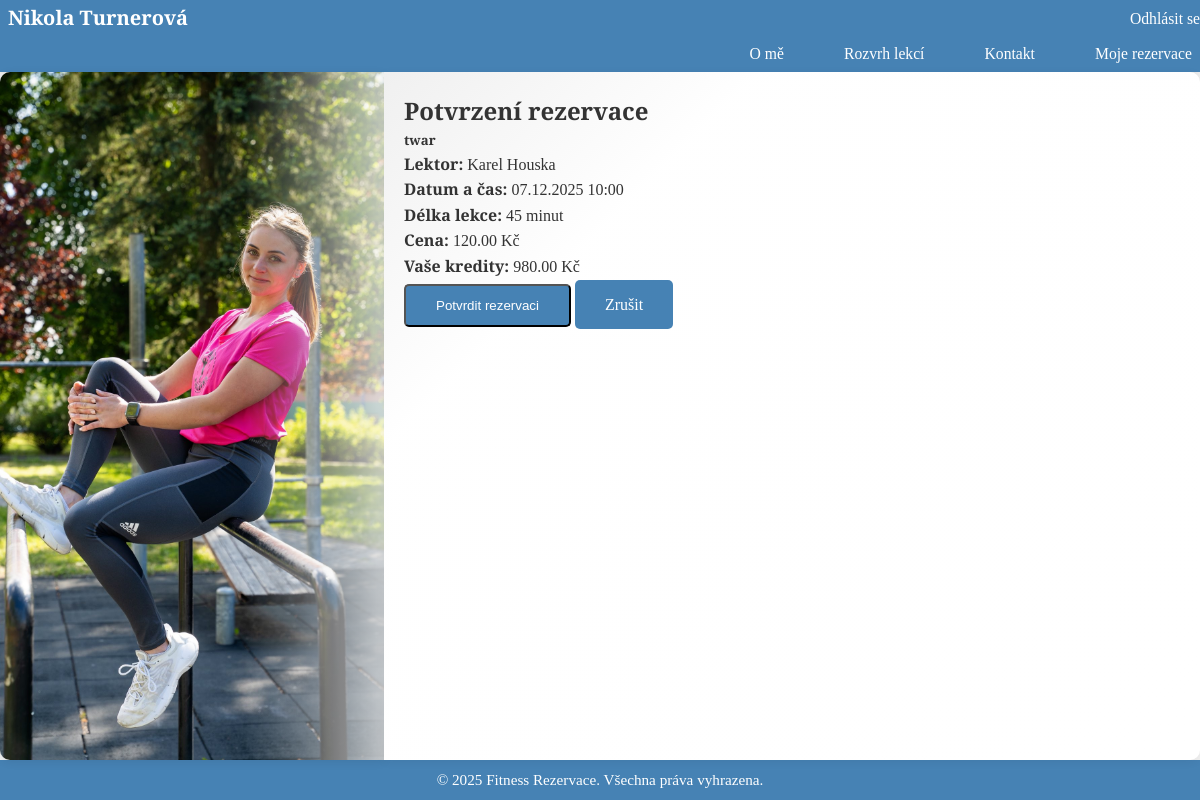
The app's page /bookings/create/300/ (signed in) with its own data.
### bookings/models.py (models this page shows, shortened)
class TimeSlot(models.Model):
    lesson = models.ForeignKey(Lesson, on_delete=models.CASCADE)
    start_time = models.DateTimeField(db_index=True)  # Index pro rychlejší vyhledávání
    is_available = models.BooleanField(default=True)
    class Meta:
        ordering = ['start_time']
        indexes = [
            models.Index(fields=['start_time', 'is_available']),
        ]

class Lesson(models.Model):
    instructor = models.ForeignKey(
        settings.AUTH_USER_MODEL,
        on_delete=models.CASCADE,
        related_name='instructor_lessons',
        limit_choices_to={'user_type': 'instructor'}
    )
    title = models.CharField(max_length=200)
    description = models.TextField(blank=True)
    price = models.DecimalField(max_digits=10, decimal_places=2)
    duration = models.IntegerField(help_text="Délka lekce v minutách")
    capacity = models.IntegerField(help_text="Maximální počet účastníků")
    date = models.DateField(help_text="Datum konání lekce", default=timezone.now)
    start_time = models.TimeField(help_text="Čas začátku lekce", default="09:00")
    location = models.CharField(max_length=200, help_text="Místo konání lekce", default="Fitness centrum")
    category = models.ForeignKey(
        Category,
        on_delete=models.SET_NULL,
        null=True,
        blank=True,
        related_name='lessons',
        verbose_name='Kategorie'
    )

### accounts/models.py (models this page shows, shortened)
class User(AbstractUser):
    USER_TYPE_CHOICES = (
        ('instructor', 'Lektor'),
        ('client', 'Klient'),
    )
    user_type = models.CharField(max_length=10, default='client', choices=USER_TYPE_CHOICES)
    email = models.EmailField(unique=True, blank=False)  # Email jako jedinečný identifikátor
    credits = models.DecimalField(
        max_digits=10,
        decimal_places=2,
        default=0,
        validators=[MinValueValidator(0)]
    )
    phone = models.CharField(max_length=20, blank=True)
    bio = models.TextField(blank=True)
    @property
    def is_instructor(self) -> bool:
        return self.user_type == 'instructor'

### bookings/views.py (the view, shortened to what this page needs)
# urls.py: path('create/<int:time_slot_id>/', views.BookingCreateView.as_view(), name='booking_create'),
class BookingCreateView(LoginRequiredMixin, CreateView):
    model = Booking
    fields = []
    template_name = 'bookings/booking_create.html'
    success_url = reverse_lazy('accounts:client_dashboard')
    def get_form(self, form_class=None):
        form = super().get_form(form_class)
        time_slot_id = self.kwargs.get('time_slot_id')
        if time_slot_id:
            form.instance.time_slot = get_object_or_404(TimeSlot, id=time_slot_id)
        form.instance.client = self.request.user
        return form
    def get_context_data(self, **kwargs):
        context = super().get_context_data(**kwargs)
        time_slot_id = self.kwargs.get('time_slot_id')
        context['time_slot'] = get_object_or_404(TimeSlot, id=time_slot_id)
        return context

### templates/bookings/booking_create.html (shortened to what this page needs)
{% extends 'base.html' %}
{% block content %}
<div class="container">
    <h2>Potvrzení rezervace</h2>
    <div class="card">
        <div class="card-body">
            <h5 class="card-title">{{ time_slot.lesson.title }}</h5>
            <p class="card-text">
                <strong>Lektor:</strong> {{ time_slot.lesson.instructor.get_full_name }}<br>
                <strong>Datum a čas:</strong> {{ time_slot.start_time|date:"d.m.Y H:i" }}<br>
                <strong>Délka lekce:</strong> {{ time_slot.lesson.duration }} minut<br>
                <strong>Cena:</strong> {{ time_slot.lesson.price }} Kč<br>
                <strong>Vaše kredity:</strong> {{ user.credits }} Kč
            </p>
            <form method="post">
                <button type="submit" class="btn btn-primary">Potvrdit rezervaci</button>
                <a href="{% url 'lessons' %}" class="btn btn-secondary">Zrušit</a>
            </form>
        </div>
    </div>
</div>
{% endblock %}

### static/css/style.css (style rules this page uses)
* { margin: 0; padding: 0; box-sizing: border-box; }
:root { --header-h: 72px; --footer-h: 40px; }
html, body { height: 100%; margin: 0; }
body { font-family: 'Poppins', 'Cormorant Garamond', serif; color: #333; line-height: 1.6; min-height: 100vh; background-color: #f0f0f0; padding: 0; overflow: hidden; }
.btn { display: inline-block; padding: 12px 30px; background-color: #4682b4;; color: white; text-decoration: none; border-radius: 5px; font-weight: 500; transition: background-color 0.3s; }

### records on screen
TimeSlot: lesson "twar", lesson.instructor.get_full_name "Karel Houska", start_time "07.12.2025 10:00", lesson.duration "45", lesson.price "120.00"
User: credits "980.00"
